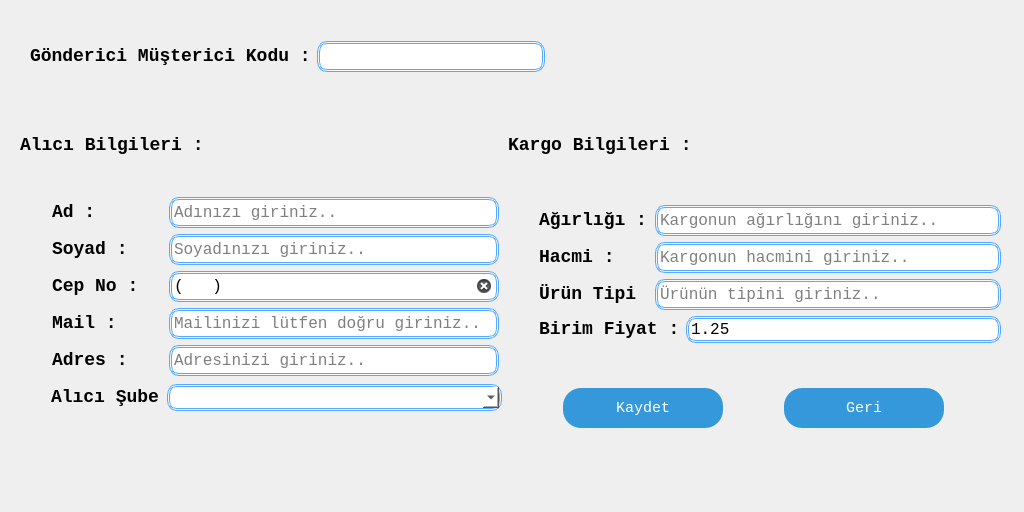
<?xml version="1.0" encoding="UTF-8"?>
<ui version="4.0">
 <class>kargoTeslim</class>
 <widget class="QWidget" name="kargoTeslim">
  <property name="geometry">
   <rect>
    <x>0</x>
    <y>0</y>
    <width>1024</width>
    <height>512</height>
   </rect>
  </property>
  <property name="maximumSize">
   <size>
    <width>1024</width>
    <height>512</height>
   </size>
  </property>
  <property name="windowTitle">
   <string>Kargo Teslim</string>
  </property>
  <property name="windowIcon">
   <iconset resource="images.qrc">
    <normaloff>:/icon/icon.ico</normaloff>:/icon/icon.ico</iconset>
  </property>
  <property name="styleSheet">
   <string notr="true">QPushButton{
 	 background: #3498db;
	border-radius: 18px;
	font-family: Courier New;
	color: #ffffff;
	font-size: 15px;
	padding: 10px 20px 10px 20px;
	text-decoration: none;
    max-width:120px;
	min-width:120px;
	max-height:20px;	 
	min-height:20px;	 
}

QPushButton:hover {
	background: #3cb0fd;
	text-decoration: none;
}
QLineEdit{
	border: 2.5px double #55aaff;
    border-radius: 10px;
    background: rgb(255, 255, 255);
}
QComboBox{
	border: 2.5px double #55aaff;
    border-radius: 10px;
    background: rgb(255, 255, 255);
}
QWidget{
		font-family: Courier New;
}</string>
  </property>
  <widget class="QWidget" name="layoutWidget_2">
   <property name="geometry">
    <rect>
     <x>30</x>
     <y>40</y>
     <width>515</width>
     <height>33</height>
    </rect>
   </property>
   <layout class="QHBoxLayout" name="horizontalLayout_10">
    <item>
     <widget class="QLabel" name="lblMusteriKodu">
      <property name="minimumSize">
       <size>
        <width>0</width>
        <height>31</height>
       </size>
      </property>
      <property name="styleSheet">
       <string notr="true">font:bold 18px
</string>
      </property>
      <property name="text">
       <string>Gönderici Müşterici Kodu :</string>
      </property>
     </widget>
    </item>
    <item>
     <widget class="QLineEdit" name="lnMusteriKodu">
      <property name="minimumSize">
       <size>
        <width>220</width>
        <height>31</height>
       </size>
      </property>
      <property name="styleSheet">
       <string notr="true"/>
      </property>
      <property name="readOnly">
       <bool>false</bool>
      </property>
     </widget>
    </item>
   </layout>
  </widget>
  <widget class="QWidget" name="layoutWidget">
   <property name="geometry">
    <rect>
     <x>20</x>
     <y>130</y>
     <width>981</width>
     <height>298</height>
    </rect>
   </property>
   <layout class="QHBoxLayout" name="horizontalLayout_13">
    <item>
     <layout class="QVBoxLayout" name="verticalLayout_2">
      <item>
       <widget class="QLabel" name="lbl_AliciBilgileri">
        <property name="minimumSize">
         <size>
          <width>482</width>
          <height>31</height>
         </size>
        </property>
        <property name="maximumSize">
         <size>
          <width>482</width>
          <height>31</height>
         </size>
        </property>
        <property name="styleSheet">
         <string notr="true">font:bold 18px 
</string>
        </property>
        <property name="text">
         <string>Alıcı Bilgileri :</string>
        </property>
       </widget>
      </item>
      <item>
       <spacer name="verticalSpacer_2">
        <property name="orientation">
         <enum>Qt::Vertical</enum>
        </property>
        <property name="sizeHint" stdset="0">
         <size>
          <width>20</width>
          <height>40</height>
         </size>
        </property>
       </spacer>
      </item>
      <item>
       <layout class="QVBoxLayout" name="verticalLayout">
        <property name="leftMargin">
         <number>31</number>
        </property>
        <property name="rightMargin">
         <number>0</number>
        </property>
        <item>
         <spacer name="verticalSpacer_3">
          <property name="orientation">
           <enum>Qt::Vertical</enum>
          </property>
          <property name="sizeHint" stdset="0">
           <size>
            <width>20</width>
            <height>40</height>
           </size>
          </property>
         </spacer>
        </item>
        <item>
         <layout class="QHBoxLayout" name="horizontalLayout">
          <item>
           <widget class="QLabel" name="lblAd">
            <property name="minimumSize">
             <size>
              <width>110</width>
              <height>31</height>
             </size>
            </property>
            <property name="maximumSize">
             <size>
              <width>79</width>
              <height>31</height>
             </size>
            </property>
            <property name="styleSheet">
             <string notr="true">font:bold 18px 
</string>
            </property>
            <property name="text">
             <string>Ad :</string>
            </property>
           </widget>
          </item>
          <item>
           <widget class="QLineEdit" name="lnAd">
            <property name="minimumSize">
             <size>
              <width>330</width>
              <height>31</height>
             </size>
            </property>
            <property name="maximumSize">
             <size>
              <width>330</width>
              <height>16777215</height>
             </size>
            </property>
            <property name="styleSheet">
             <string notr="true">border-radius:10px;
font:16px </string>
            </property>
            <property name="inputMask">
             <string/>
            </property>
            <property name="text">
             <string/>
            </property>
            <property name="placeholderText">
             <string>Adınızı giriniz..</string>
            </property>
            <property name="clearButtonEnabled">
             <bool>true</bool>
            </property>
           </widget>
          </item>
         </layout>
        </item>
        <item>
         <layout class="QHBoxLayout" name="horizontalLayout_2">
          <item>
           <widget class="QLabel" name="lblSoyad">
            <property name="minimumSize">
             <size>
              <width>110</width>
              <height>31</height>
             </size>
            </property>
            <property name="maximumSize">
             <size>
              <width>79</width>
              <height>16777215</height>
             </size>
            </property>
            <property name="styleSheet">
             <string notr="true">font:bold 18px 
</string>
            </property>
            <property name="text">
             <string>Soyad :</string>
            </property>
           </widget>
          </item>
          <item>
           <widget class="QLineEdit" name="lnSoyad">
            <property name="minimumSize">
             <size>
              <width>330</width>
              <height>31</height>
             </size>
            </property>
            <property name="maximumSize">
             <size>
              <width>330</width>
              <height>16777215</height>
             </size>
            </property>
            <property name="styleSheet">
             <string notr="true">border-radius:10px;
font:16px </string>
            </property>
            <property name="placeholderText">
             <string>Soyadınızı giriniz..</string>
            </property>
            <property name="clearButtonEnabled">
             <bool>true</bool>
            </property>
           </widget>
          </item>
         </layout>
        </item>
        <item>
         <layout class="QHBoxLayout" name="horizontalLayout_3">
          <item>
           <widget class="QLabel" name="lblCepNo">
            <property name="minimumSize">
             <size>
              <width>110</width>
              <height>31</height>
             </size>
            </property>
            <property name="maximumSize">
             <size>
              <width>79</width>
              <height>16777215</height>
             </size>
            </property>
            <property name="styleSheet">
             <string notr="true">font:bold 18px 
</string>
            </property>
            <property name="text">
             <string>Cep No :</string>
            </property>
           </widget>
          </item>
          <item>
           <widget class="QLineEdit" name="lnCepNo">
            <property name="minimumSize">
             <size>
              <width>330</width>
              <height>31</height>
             </size>
            </property>
            <property name="maximumSize">
             <size>
              <width>330</width>
              <height>16777215</height>
             </size>
            </property>
            <property name="styleSheet">
             <string notr="true">border-radius:10px;
font:16px </string>
            </property>
            <property name="inputMask">
             <string>(999)999 99 99</string>
            </property>
            <property name="text">
             <string>()  </string>
            </property>
            <property name="clearButtonEnabled">
             <bool>true</bool>
            </property>
           </widget>
          </item>
         </layout>
        </item>
        <item>
         <layout class="QHBoxLayout" name="horizontalLayout_4">
          <item>
           <widget class="QLabel" name="lblMail">
            <property name="minimumSize">
             <size>
              <width>110</width>
              <height>31</height>
             </size>
            </property>
            <property name="maximumSize">
             <size>
              <width>79</width>
              <height>16777215</height>
             </size>
            </property>
            <property name="styleSheet">
             <string notr="true">font:bold 18px 
</string>
            </property>
            <property name="text">
             <string>Mail :</string>
            </property>
           </widget>
          </item>
          <item>
           <widget class="QLineEdit" name="lnMail">
            <property name="minimumSize">
             <size>
              <width>330</width>
              <height>31</height>
             </size>
            </property>
            <property name="maximumSize">
             <size>
              <width>330</width>
              <height>16777215</height>
             </size>
            </property>
            <property name="styleSheet">
             <string notr="true">border-radius:10px;
font:16px</string>
            </property>
            <property name="placeholderText">
             <string>Mailinizi lütfen doğru giriniz..</string>
            </property>
            <property name="clearButtonEnabled">
             <bool>true</bool>
            </property>
           </widget>
          </item>
         </layout>
        </item>
        <item>
         <layout class="QHBoxLayout" name="horizontalLayout_5">
          <item>
           <widget class="QLabel" name="lblAdres">
            <property name="minimumSize">
             <size>
              <width>110</width>
              <height>31</height>
             </size>
            </property>
            <property name="maximumSize">
             <size>
              <width>79</width>
              <height>16777215</height>
             </size>
            </property>
            <property name="styleSheet">
             <string notr="true">font:bold 18px 
</string>
            </property>
            <property name="text">
             <string>Adres :</string>
            </property>
           </widget>
          </item>
          <item>
           <widget class="QLineEdit" name="lnAdres">
            <property name="minimumSize">
             <size>
              <width>330</width>
              <height>31</height>
             </size>
            </property>
            <property name="maximumSize">
             <size>
              <width>330</width>
              <height>16777215</height>
             </size>
            </property>
            <property name="styleSheet">
             <string notr="true">border-radius:10px;
font:16px</string>
            </property>
            <property name="placeholderText">
             <string>Adresinizi giriniz..</string>
            </property>
            <property name="clearButtonEnabled">
             <bool>true</bool>
            </property>
           </widget>
          </item>
         </layout>
        </item>
        <item>
         <layout class="QHBoxLayout" name="horizontalLayout_6">
          <item>
           <widget class="QLabel" name="lblAliciSube">
            <property name="minimumSize">
             <size>
              <width>110</width>
              <height>31</height>
             </size>
            </property>
            <property name="maximumSize">
             <size>
              <width>79</width>
              <height>16777215</height>
             </size>
            </property>
            <property name="styleSheet">
             <string notr="true">font:bold 18px
</string>
            </property>
            <property name="text">
             <string>Alıcı Şube :</string>
            </property>
           </widget>
          </item>
          <item>
           <widget class="QComboBox" name="cmbxSubeList">
            <property name="autoFillBackground">
             <bool>false</bool>
            </property>
            <property name="styleSheet">
             <string notr="true">border-radius:10px;
font:16px </string>
            </property>
           </widget>
          </item>
         </layout>
        </item>
       </layout>
      </item>
      <item>
       <spacer name="verticalSpacer_5">
        <property name="orientation">
         <enum>Qt::Vertical</enum>
        </property>
        <property name="sizeHint" stdset="0">
         <size>
          <width>20</width>
          <height>40</height>
         </size>
        </property>
       </spacer>
      </item>
     </layout>
    </item>
    <item>
     <layout class="QVBoxLayout" name="verticalLayout_5">
      <item>
       <layout class="QVBoxLayout" name="verticalLayout_4">
        <item>
         <widget class="QLabel" name="lblKargoBilgileri">
          <property name="minimumSize">
           <size>
            <width>482</width>
            <height>31</height>
           </size>
          </property>
          <property name="maximumSize">
           <size>
            <width>482</width>
            <height>31</height>
           </size>
          </property>
          <property name="styleSheet">
           <string notr="true">font:bold 18px
</string>
          </property>
          <property name="text">
           <string>Kargo Bilgileri :</string>
          </property>
         </widget>
        </item>
        <item>
         <layout class="QVBoxLayout" name="verticalLayout_3">
          <property name="leftMargin">
           <number>31</number>
          </property>
          <item>
           <spacer name="verticalSpacer">
            <property name="orientation">
             <enum>Qt::Vertical</enum>
            </property>
            <property name="sizeHint" stdset="0">
             <size>
              <width>20</width>
              <height>40</height>
             </size>
            </property>
           </spacer>
          </item>
          <item>
           <layout class="QHBoxLayout" name="horizontalLayout_7">
            <item>
             <widget class="QLabel" name="lblAgirligi">
              <property name="minimumSize">
               <size>
                <width>110</width>
                <height>31</height>
               </size>
              </property>
              <property name="maximumSize">
               <size>
                <width>79</width>
                <height>16777215</height>
               </size>
              </property>
              <property name="styleSheet">
               <string notr="true">font:bold 18px 
</string>
              </property>
              <property name="text">
               <string>Ağırlığı :</string>
              </property>
             </widget>
            </item>
            <item>
             <widget class="QLineEdit" name="lnAgirligi">
              <property name="minimumSize">
               <size>
                <width>220</width>
                <height>31</height>
               </size>
              </property>
              <property name="maximumSize">
               <size>
                <width>440</width>
                <height>16777215</height>
               </size>
              </property>
              <property name="styleSheet">
               <string notr="true">border-radius:10px;
font:16px</string>
              </property>
              <property name="inputMask">
               <string/>
              </property>
              <property name="text">
               <string/>
              </property>
              <property name="readOnly">
               <bool>false</bool>
              </property>
              <property name="placeholderText">
               <string>Kargonun ağırlığını giriniz..</string>
              </property>
              <property name="clearButtonEnabled">
               <bool>true</bool>
              </property>
             </widget>
            </item>
           </layout>
          </item>
          <item>
           <layout class="QHBoxLayout" name="horizontalLayout_8">
            <item>
             <widget class="QLabel" name="lblHacmi">
              <property name="minimumSize">
               <size>
                <width>110</width>
                <height>31</height>
               </size>
              </property>
              <property name="maximumSize">
               <size>
                <width>79</width>
                <height>16777215</height>
               </size>
              </property>
              <property name="styleSheet">
               <string notr="true">font:bold 18px
</string>
              </property>
              <property name="text">
               <string>Hacmi :</string>
              </property>
             </widget>
            </item>
            <item>
             <widget class="QLineEdit" name="lnHacmi">
              <property name="minimumSize">
               <size>
                <width>220</width>
                <height>31</height>
               </size>
              </property>
              <property name="maximumSize">
               <size>
                <width>440</width>
                <height>16777215</height>
               </size>
              </property>
              <property name="styleSheet">
               <string notr="true">border-radius:10px;
font:16px </string>
              </property>
              <property name="inputMask">
               <string/>
              </property>
              <property name="placeholderText">
               <string>Kargonun hacmini giriniz..</string>
              </property>
              <property name="clearButtonEnabled">
               <bool>true</bool>
              </property>
             </widget>
            </item>
           </layout>
          </item>
          <item>
           <layout class="QHBoxLayout" name="horizontalLayout_9">
            <item>
             <widget class="QLabel" name="lblUrunTipi">
              <property name="minimumSize">
               <size>
                <width>110</width>
                <height>31</height>
               </size>
              </property>
              <property name="maximumSize">
               <size>
                <width>79</width>
                <height>16777215</height>
               </size>
              </property>
              <property name="styleSheet">
               <string notr="true">font:bold 18px 
</string>
              </property>
              <property name="text">
               <string>Ürün Tipi :</string>
              </property>
             </widget>
            </item>
            <item>
             <widget class="QLineEdit" name="lnUrunTipi">
              <property name="minimumSize">
               <size>
                <width>220</width>
                <height>31</height>
               </size>
              </property>
              <property name="maximumSize">
               <size>
                <width>440</width>
                <height>16777215</height>
               </size>
              </property>
              <property name="styleSheet">
               <string notr="true">border-radius:10px;
font:16px</string>
              </property>
              <property name="placeholderText">
               <string>Ürünün tipini giriniz..</string>
              </property>
              <property name="clearButtonEnabled">
               <bool>true</bool>
              </property>
             </widget>
            </item>
           </layout>
          </item>
          <item>
           <layout class="QHBoxLayout" name="horizontalLayout_11">
            <item>
             <widget class="QLabel" name="lblBirimFiyat">
              <property name="styleSheet">
               <string notr="true">font:bold 18px 
</string>
              </property>
              <property name="text">
               <string>Birim Fiyat :</string>
              </property>
             </widget>
            </item>
            <item>
             <widget class="QLineEdit" name="lnBirimFiyat">
              <property name="styleSheet">
               <string notr="true">border-radius:10px;
font:16px </string>
              </property>
              <property name="text">
               <string>1.25</string>
              </property>
             </widget>
            </item>
           </layout>
          </item>
         </layout>
        </item>
        <item>
         <spacer name="verticalSpacer_4">
          <property name="orientation">
           <enum>Qt::Vertical</enum>
          </property>
          <property name="sizeHint" stdset="0">
           <size>
            <width>20</width>
            <height>40</height>
           </size>
          </property>
         </spacer>
        </item>
       </layout>
      </item>
      <item>
       <layout class="QHBoxLayout" name="horizontalLayout_12">
        <item>
         <widget class="QPushButton" name="btnKaydet">
          <property name="styleSheet">
           <string notr="true"/>
          </property>
          <property name="text">
           <string>Kaydet</string>
          </property>
         </widget>
        </item>
        <item>
         <widget class="QPushButton" name="btnGeri">
          <property name="styleSheet">
           <string notr="true"/>
          </property>
          <property name="text">
           <string>Geri</string>
          </property>
         </widget>
        </item>
       </layout>
      </item>
     </layout>
    </item>
   </layout>
  </widget>
 </widget>
 <tabstops>
  <tabstop>lnAd</tabstop>
  <tabstop>lnSoyad</tabstop>
  <tabstop>lnCepNo</tabstop>
  <tabstop>lnMail</tabstop>
  <tabstop>lnAdres</tabstop>
  <tabstop>cmbxSubeList</tabstop>
  <tabstop>lnAgirligi</tabstop>
  <tabstop>lnHacmi</tabstop>
  <tabstop>lnUrunTipi</tabstop>
  <tabstop>lnBirimFiyat</tabstop>
  <tabstop>btnKaydet</tabstop>
  <tabstop>btnGeri</tabstop>
  <tabstop>lnMusteriKodu</tabstop>
 </tabstops>
 <resources>
  <include location="images.qrc"/>
 </resources>
 <connections/>
</ui>
